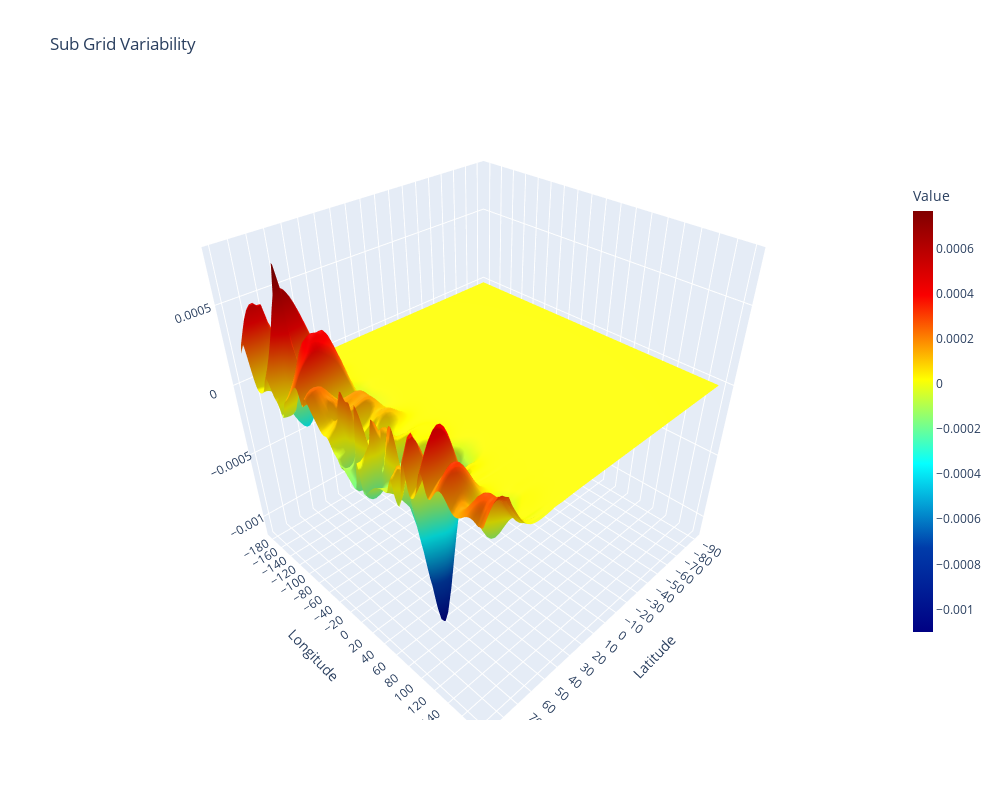
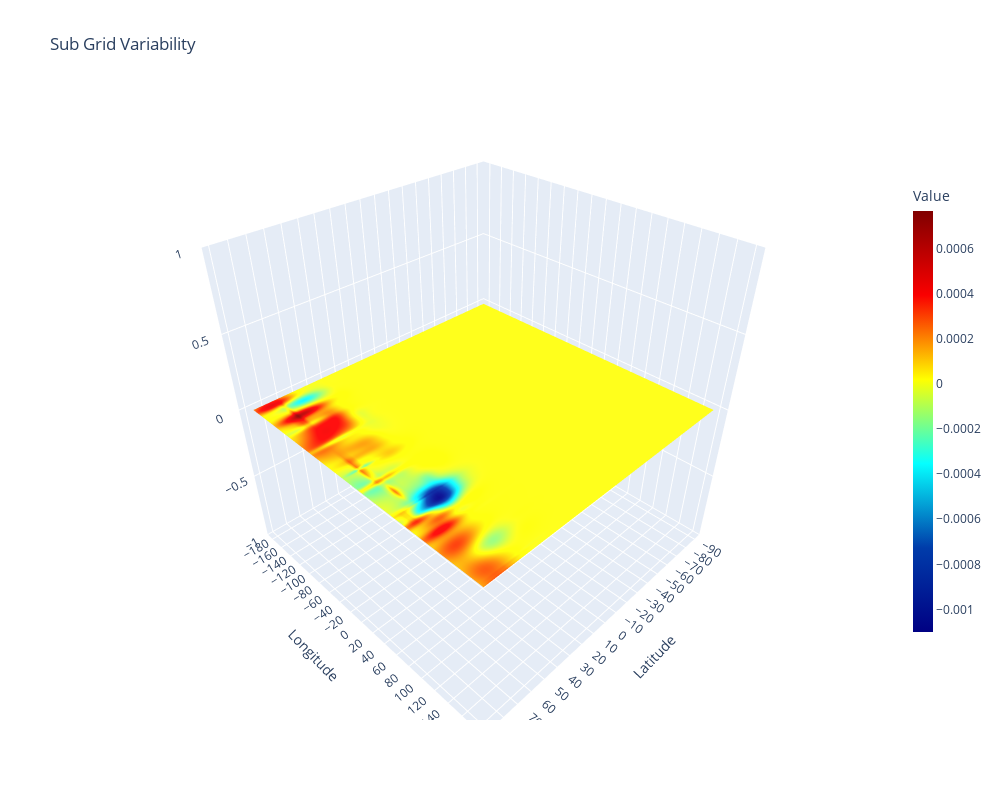

Here is the notebook cell these charts were saved with, in order:
### Code cell
import numpy as np
from datetime import datetime
import plotly
import plotly.graph_objs as go
import chart_studio.plotly as py 
import random
import math

LatMin =  70
LatMax =  90
LatRange = LatMax - LatMin

# Construct random functions of the type:
# f(LAT,LON) = SpikeHeight * math.e ^ ( - ((LAT+slideLat)^2) / (2*sigmaLat^2)  -  ((LON+slideLon)^2) / (2*sigmaLon^2) )
Deltas = list()
for i in range( 0, 200 ):
    SpikeHeight = 0.01 * (random.random()-0.5) # spike height
    sigmaLat    = random.random() * 20         # spike width at Latitudes
    slideLat    = random.random() * 180 - 90   # spike position at Latitudes
    sigmaLon    = random.random() * 20         # spike width at Longitudes
    slideLon    = random.random() * 360 - 180  # spike position at Longitudes
    Deltas.append( [SpikeHeight, sigmaLat, slideLat, sigmaLon, slideLon] )
     
# init
Lons = list( range( -180, 180, 2 ) )
Lats = list( range(  -90,  90, 2 ) )
Zaxis = np.zeros( (len(Lons), len(Lats)) ).tolist()
Data  = np.zeros( (len(Lons), len(Lats)) ).tolist()

# Apply functions at the whole lat-lon grid
for i in range( 0, len(Lons) ):
    for j in range( 0, len(Lats) ):
        LON = Lons[i]
        LAT = Lats[j]
        for D in Deltas:
            SpikeHeight = D[0]
            sigmaLat    = D[1]
            slideLat    = D[2]
            sigmaLon    = D[3]
            slideLon    = D[4]
            
            sigma_mod =  (LatMax-LatMin)/2.3548
            LatitudeModulation = math.e**( -((LAT-LatMax/2-LatMin/2)**2) / (2*sigma_mod**2) )
            
            Data[i][j] +=  LatitudeModulation * SpikeHeight * math.e ** ( - ((LAT-slideLat)**2)/(2*sigmaLat**2) - ((LON    -slideLon)**2)/(2*sigmaLon**2)  )
            
            # respect the boundary conditions: spikes at the edge of Longitudes have to be applied to the other edge as well so that the grid becomes a cylinder
            Data[i][j] +=  LatitudeModulation * SpikeHeight * math.e ** ( - ((LAT-slideLat)**2)/(2*sigmaLat**2) - ((LON-360-slideLon)**2)/(2*sigmaLon**2)  )
            Data[i][j] +=  LatitudeModulation * SpikeHeight * math.e ** ( - ((LAT-slideLat)**2)/(2*sigmaLat**2) - ((LON+360-slideLon)**2)/(2*sigmaLon**2)  )
        

        
        
# define the layout of the plot
theLayout = dict( title="Sub Grid Variability", width=1000, height=800,
        scene = dict(
            xaxis = dict(title="Latitude",dtick=10), yaxis = dict(title="Longitude",dtick=20), zaxis = dict( title="" ),
        )
)



surface=go.Surface(x=Lats, y=Lons, z=Data,   colorscale = "jet", surfacecolor = Data,
        colorbar=dict(thickness=20, len=0.75, ticklen=4, title="Value"),
)
Plotables = list()
Plotables.append( surface )
fig = dict( data=Plotables, layout=theLayout )
plotly.offline.init_notebook_mode(connected=True)
plotly.offline.iplot(fig)

surface=go.Surface(x=Lats, y=Lons, z=Zaxis,   colorscale = "jet", surfacecolor = Data,
        colorbar=dict(thickness=20, len=0.75, ticklen=4, title="Value"),
)
Plotables = list()
Plotables.append( surface )
fig = dict( data=Plotables, layout=theLayout )
plotly.offline.init_notebook_mode(connected=True)
plotly.offline.iplot(fig)

### Figure 1 — Plotly figure (JSON) as saved in the notebook; plotly's stock layout.template omitted (floating-point values rounded to 4 significant figures; data arrays with more than 128 entries replaced by an {"elided": "..."} marker saying what was removed)
{"data": [{"colorbar": {"len": 0.75, "thickness": 20, "ticklen": 4, "title": {"text": "Value"}}, "colorscale": [[0, "rgb(0,0,131)"], [0.2, "rgb(0,60,170)"], [0.4, "rgb(5,255,255)"], [0.6, "rgb(255,255,0)"], [0.8, "rgb(250,0,0)"], [1, "rgb(128,0,0)"]], "surfacecolor": {"elided": "180x90 float values"}, "type": "surface", "x": [-90, -88, -86, -84, -82, -80, -78, -76, -74, -72, -70, -68, -66, -64, -62, -60, -58, -56, -54, -52, -50, -48, -46, -44, -42, -40, -38, -36, -34, -32, -30, -28, -26, -24, -22, -20, -18, -16, -14, -12, -10, -8, -6, -4, -2, 0, 2, 4, 6, 8, 10, 12, 14, 16, 18, 20, 22, 24, 26, 28, 30, 32, 34, 36, 38, 40, 42, 44, 46, 48, 50, 52, 54, 56, 58, 60, 62, 64, 66, 68, 70, 72, 74, 76, 78, 80, 82, 84, 86, 88], "y": {"elided": "180 int values"}, "z": {"elided": "180x90 float values"}}], "layout": {"height": 800, "scene": {"xaxis": {"dtick": 10, "title": {"text": "Latitude"}}, "yaxis": {"dtick": 20, "title": {"text": "Longitude"}}, "zaxis": {"title": {"text": ""}}}, "title": {"text": "Sub Grid Variability"}, "width": 1000}}

### Figure 2 — Plotly figure (JSON) as saved in the notebook; plotly's stock layout.template omitted (floating-point values rounded to 4 significant figures; data arrays with more than 128 entries replaced by an {"elided": "..."} marker saying what was removed)
{"data": [{"colorbar": {"len": 0.75, "thickness": 20, "ticklen": 4, "title": {"text": "Value"}}, "colorscale": [[0, "rgb(0,0,131)"], [0.2, "rgb(0,60,170)"], [0.4, "rgb(5,255,255)"], [0.6, "rgb(255,255,0)"], [0.8, "rgb(250,0,0)"], [1, "rgb(128,0,0)"]], "surfacecolor": {"elided": "180x90 float values"}, "type": "surface", "x": [-90, -88, -86, -84, -82, -80, -78, -76, -74, -72, -70, -68, -66, -64, -62, -60, -58, -56, -54, -52, -50, -48, -46, -44, -42, -40, -38, -36, -34, -32, -30, -28, -26, -24, -22, -20, -18, -16, -14, -12, -10, -8, -6, -4, -2, 0, 2, 4, 6, 8, 10, 12, 14, 16, 18, 20, 22, 24, 26, 28, 30, 32, 34, 36, 38, 40, 42, 44, 46, 48, 50, 52, 54, 56, 58, 60, 62, 64, 66, 68, 70, 72, 74, 76, 78, 80, 82, 84, 86, 88], "y": {"elided": "180 int values"}, "z": {"elided": "180x90 int values"}}], "layout": {"height": 800, "scene": {"xaxis": {"dtick": 10, "title": {"text": "Latitude"}}, "yaxis": {"dtick": 20, "title": {"text": "Longitude"}}, "zaxis": {"title": {"text": ""}}}, "title": {"text": "Sub Grid Variability"}, "width": 1000}}
